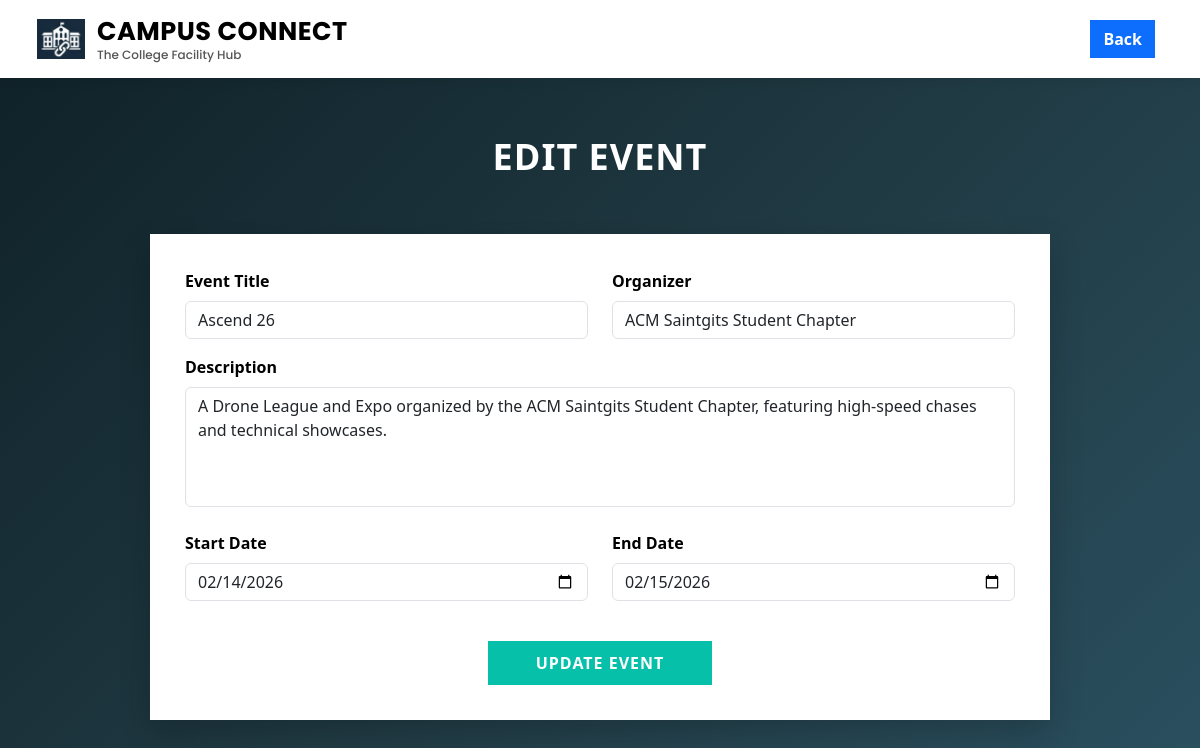
Page /admin_edit_event/1 on the committed database.
### tables this page shows
CREATE TABLE events (
        event_id INTEGER PRIMARY KEY AUTOINCREMENT,
        event_title TEXT NOT NULL,
        description TEXT NOT NULL,
        organizer TEXT NOT NULL,
        start_date TEXT NOT NULL,
        end_date TEXT NOT NULL
    );

### app.py (the view, shortened to what this page needs)
@app.route('/admin_edit_event/<int:id>', methods=['GET', 'POST'])
def admin_edit_event(id):
    conn = get_connection()
    cursor = conn.cursor()
    cursor.execute("SELECT * FROM events WHERE event_id=?", (id,))
    event = cursor.fetchone()
    conn.close()
    return render_template('admin_edit_event.html', event=event)

### app.py (called while the page is built)
def get_connection():
    conn = sqlite3.connect("campus_connect.db")
    conn.row_factory = sqlite3.Row
    conn.execute("PRAGMA foreign_keys = ON")  # 🔥 ensure cascade always works
    return conn

### templates/admin_edit_event.html (shortened to what this page needs)
<!DOCTYPE html>
<html lang="en">
<head>
    <link href="https://cdn.jsdelivr.net/npm/bootstrap@5.3.2/dist/css/bootstrap.min.css" rel="stylesheet">
    <link rel="stylesheet" href="{{ url_for('static', filename='css/style.css') }}">
</head>
<body>
<nav class="navbar navbar-expand-lg navbar-light custom-navbar fixed-top">
    <div class="container-fluid">
        <div class="navbar-brand d-flex align-items-center">
            <img src="{{ url_for('static', filename='images/logo.png') }}" class="logo-img">
            <div class="brand-text">
                <span class="brand-title">CAMPUS CONNECT</span>
                <span class="brand-tagline">The College Facility Hub</span>
            </div>
        </div>
        <div class="ms-auto">
            <a href="{{ url_for('admin_view_events') }}" class="btn btn-primary me-2">
                <b>Back</b>
            </a>
        </div>
    </div>
</nav>
<div class="dashboard-title">
    <b>EDIT EVENT</b>
</div>
<div class="container d-flex justify-content-center">
    <div class="register-box">
        <form method="POST">
            <div class="row">
                <div class="col-md-6 mb-3">
                    <label class="form-label fw-semibold">Event Title</label>
                    <input type="text" name="event_title" class="form-control"
                           value="{{ event.event_title }}" required>
                </div>
                <div class="col-md-6 mb-3">
                    <label class="form-label fw-semibold">Organizer</label>
                    <input type="text" name="organizer" class="form-control"
                           value="{{ event.organizer }}" required>
                </div>
            </div>
            <div class="mb-4">
                <label class="form-label fw-semibold">Description</label>
                <textarea name="description" class="form-control" required>{{ event.description }}</textarea>
            </div>
            <div class="row">
                <div class="col-md-6 mb-3">
                    <label class="form-label fw-semibold">Start Date</label>
                    <input type="date" name="start_date" id="start_date"
                           class="form-control"
                           value="{{ event.start_date }}" required>
                </div>
                <div class="col-md-6 mb-3">
                    <label class="form-label fw-semibold">End Date</label>
                    <input type="date" name="end_date" id="end_date"
                           class="form-control"
                           value="{{ event.end_date }}" required>
                </div>
            </div>
            <div class="text-center mt-4">
                <button type="submit" class="btn btn-login-primary px-5">
                    UPDATE EVENT
                </button>
            </div>
        </form>
    </div>
</div>
</body>
</html>

### static/css/style.css (style rules this page uses)
body { margin: 0; padding: 0; font-family: 'Segoe UI', Tahoma, Geneva, Verdana, sans-serif; }
.custom-navbar { background-color: #ffffff; padding: 10px 25px; box-shadow: 0 2px 10px rgba(0, 0, 0, 0.08); z-index: 1000; }
.logo-img { width: 48px; height: 48px; object-fit: contain; margin-right: 12px; }
.brand-text { display: flex; flex-direction: column; line-height: 1.1; }
.brand-title { font-family: 'Poppins', sans-serif; font-size: 1.6rem; font-weight: 700; color: black; letter-spacing: 0.5px; }
.brand-tagline { font-size: 0.75rem; font-family: 'Poppins', sans-serif; font-weight: 500; color: #555; margin-top: 3px; }
.btn { border-radius: 0 !important; font-family: 'Segoe UI', Tahoma, Geneva, Verdana, sans-serif; }
.btn-login-primary { background-color: #06c0aa; color: #ffffff; font-weight: 600; letter-spacing: 1px; padding: 10px; border: none; }
.register-box { background-color: #ffffff; max-width: 900px; width: 100%; padding: 35px; box-shadow: 0 12px 30px rgba(0, 0, 0, 0.2); font-family: 'Segoe UI', Tahoma, Geneva, Verdana, sans-serif; }

### templates/admin_edit_event.html (style rules this page uses)
body { font-family: 'Segoe UI', Tahoma, Geneva, Verdana, sans-serif; background: linear-gradient(135deg, #0f2027, #203a43, #2c5364); min-height: 100vh; color: black; }
.dashboard-title { font-weight: 700; font-size: 36px; color: white; text-align: center; margin-top: 130px; margin-bottom: 50px; letter-spacing: 1px; }
textarea { resize: none; height: 120px; }

### rows in the picture
events: event_title "Ascend 26", organizer "ACM Saintgits Student Chapter", description "A Drone League and Expo organized by the ACM Saintgits Student Chapter, featuring high-speed chases and technical showcases.", start_date "02/14/2026", end_date "02/15/2026"
